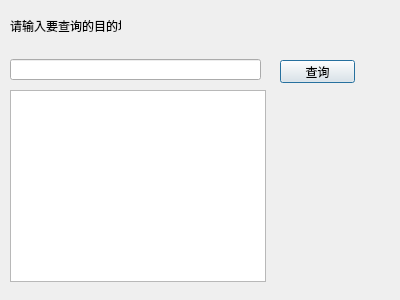
<?xml version="1.0" encoding="UTF-8"?>
<ui version="4.0">
 <class>QueryWindows</class>
 <widget class="QDialog" name="QueryWindows">
  <property name="geometry">
   <rect>
    <x>0</x>
    <y>0</y>
    <width>400</width>
    <height>300</height>
   </rect>
  </property>
  <property name="windowTitle">
   <string>Dialog</string>
  </property>
  <widget class="QLineEdit" name="queryBox">
   <property name="geometry">
    <rect>
     <x>10</x>
     <y>59</y>
     <width>251</width>
     <height>21</height>
    </rect>
   </property>
  </widget>
  <widget class="QLabel" name="label">
   <property name="geometry">
    <rect>
     <x>10</x>
     <y>10</y>
     <width>111</width>
     <height>31</height>
    </rect>
   </property>
   <property name="text">
    <string>请输入要查询的目的地</string>
   </property>
  </widget>
  <widget class="QPushButton" name="queryBt">
   <property name="geometry">
    <rect>
     <x>280</x>
     <y>60</y>
     <width>75</width>
     <height>23</height>
    </rect>
   </property>
   <property name="text">
    <string>查询</string>
   </property>
  </widget>
  <widget class="QListView" name="listView">
   <property name="geometry">
    <rect>
     <x>10</x>
     <y>90</y>
     <width>256</width>
     <height>192</height>
    </rect>
   </property>
  </widget>
 </widget>
 <resources/>
 <connections/>
</ui>
